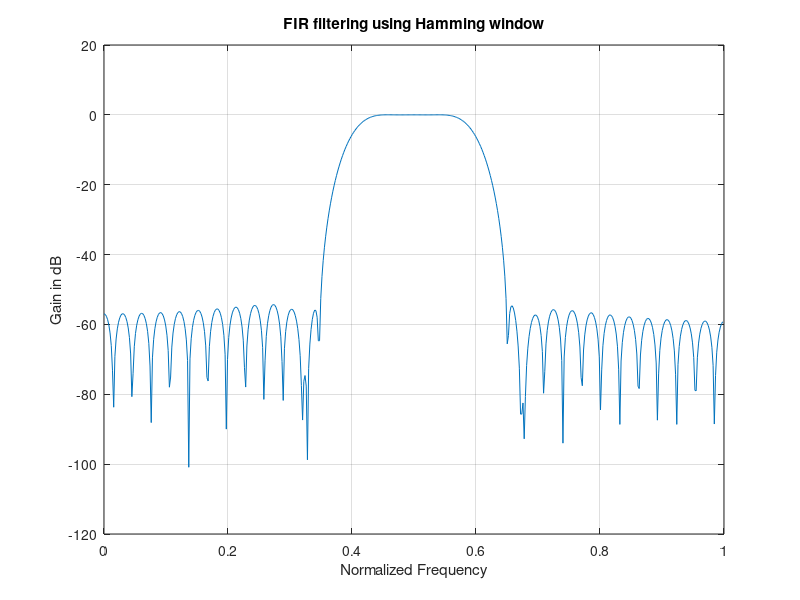
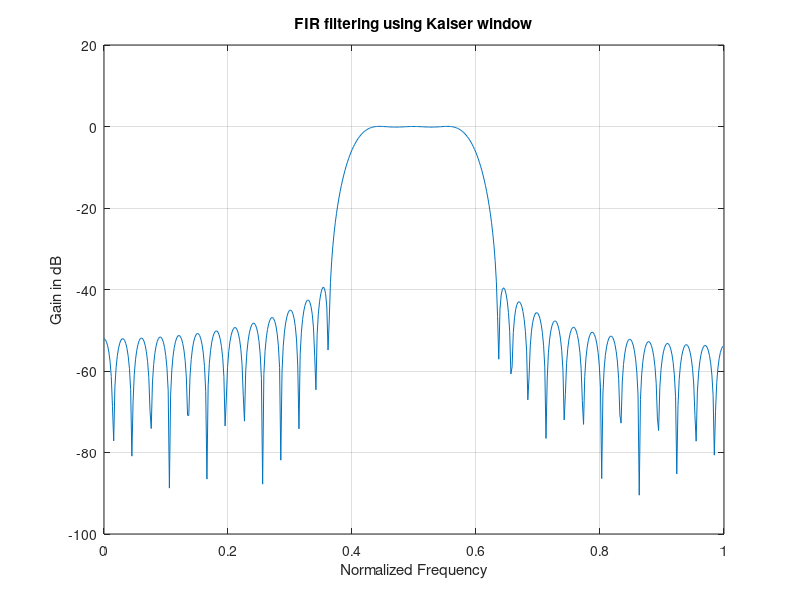

Reproduce these figures in MATLAB, in order.
clc; clear all; close all; 
wp = 0.5*pi;
ws = 0.6*pi;
N = ceil(6.6*pi/(ws-wp));
As = 40; 
k = (As-7.95)/14.36;
N1 = ceil(2*pi*k/(ws - wp));
disp(N); disp(N1);
b = fir1(N,[0.4, 0.6]);
[H,W] = freqz(b, 1, 512);
plot(W/pi, 20*log10(abs(H)));grid on; title("FIR filtering using Hamming window");
xlabel("Normalized Frequency");ylabel("Gain in dB");

b1 = fir1(N, [0.4, 0.6], kaiser(N+1, 3.5));
[H1, W1] = freqz(b1, 1, 512);
figure(2);plot(W1/pi, 20*log10(abs(H1)));grid on; title("FIR filtering using Kaiser window");
xlabel("Normalized Frequency");ylabel("Gain in dB");
